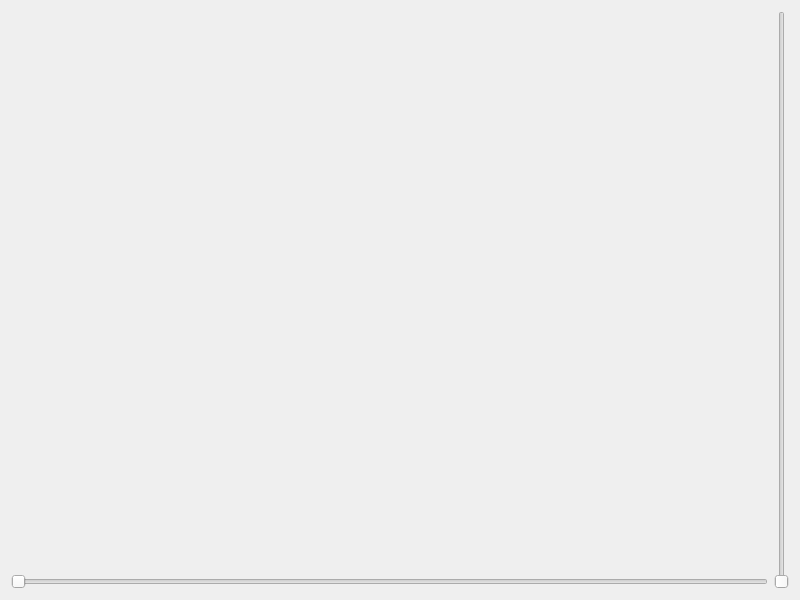
<?xml version="1.0" encoding="UTF-8"?>
<ui version="4.0">
 <class>frmXSlider</class>
 <widget class="QWidget" name="frmXSlider">
  <property name="geometry">
   <rect>
    <x>0</x>
    <y>0</y>
    <width>800</width>
    <height>600</height>
   </rect>
  </property>
  <property name="windowTitle">
   <string>Form</string>
  </property>
  <layout class="QGridLayout" name="gridLayout">
   <item row="1" column="0">
    <widget class="XSlider" name="horizontalSlider">
     <property name="orientation">
      <enum>Qt::Horizontal</enum>
     </property>
    </widget>
   </item>
   <item row="0" column="1" rowspan="2">
    <widget class="XSlider" name="verticalSlider">
     <property name="orientation">
      <enum>Qt::Vertical</enum>
     </property>
    </widget>
   </item>
  </layout>
 </widget>
 <customwidgets>
  <customwidget>
   <class>XSlider</class>
   <extends>QSlider</extends>
   <header>xslider.h</header>
  </customwidget>
 </customwidgets>
 <resources/>
 <connections/>
</ui>
